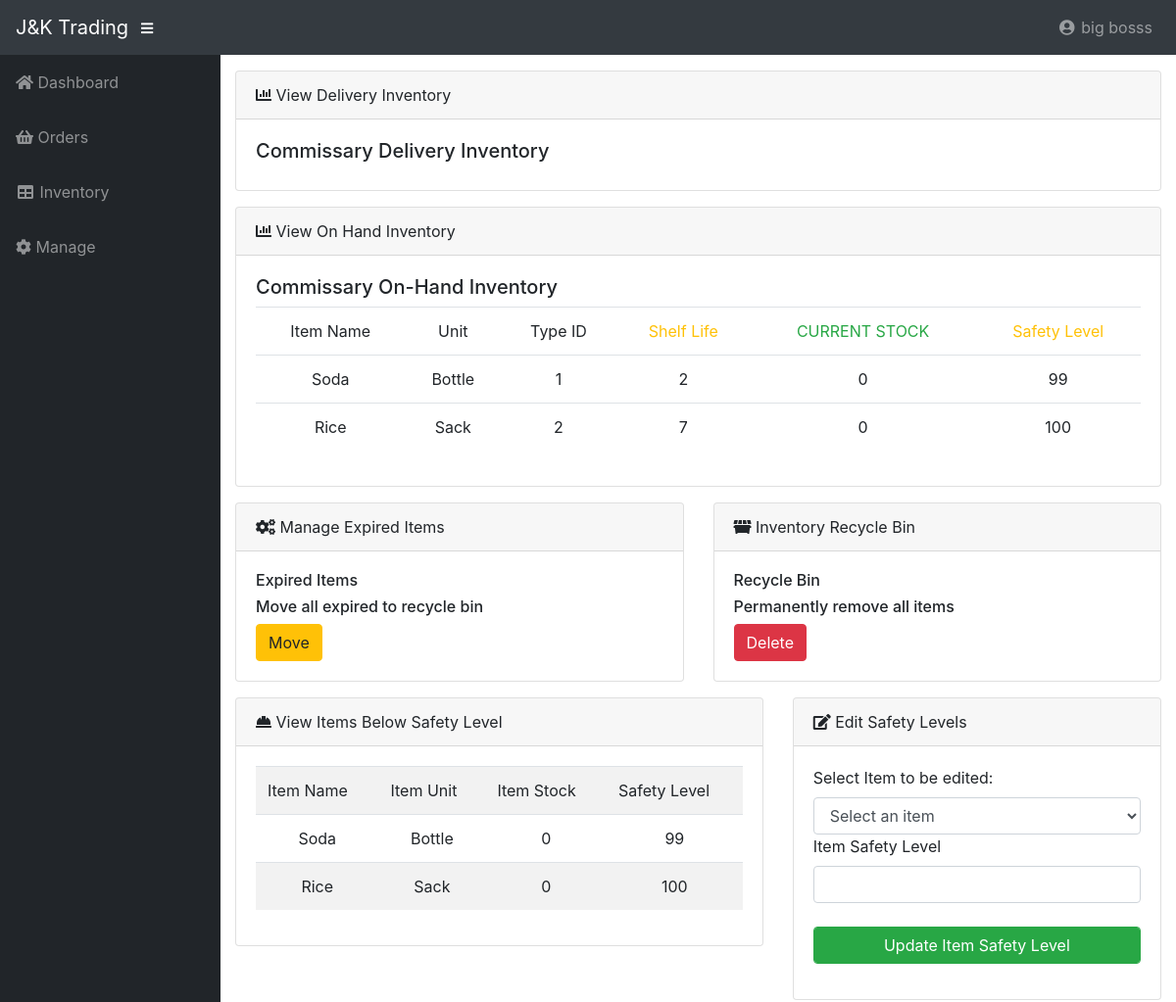
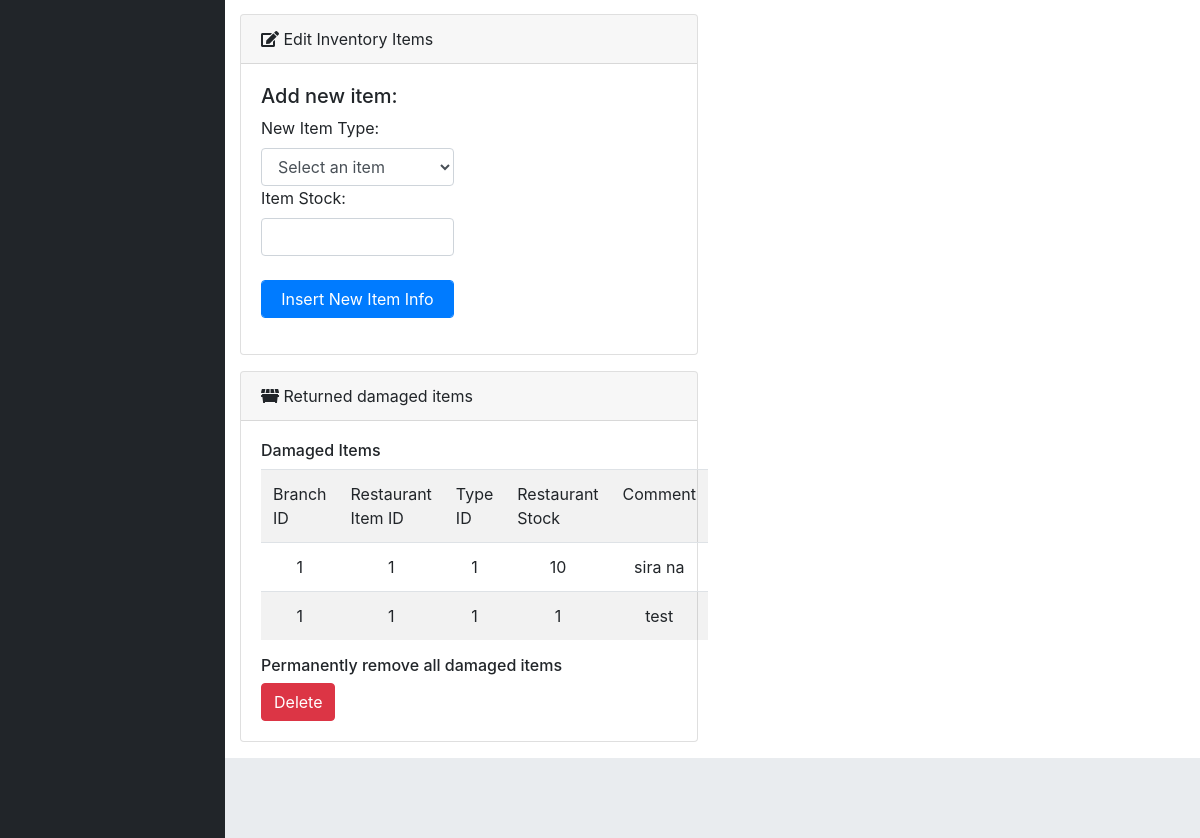
/JKTrading/inventory.php (signed in), run on the app's committed database (2 pictures, top to bottom).
### tables this page shows
CREATE TABLE IF NOT EXISTS `com_onhand_inventory` (
  `type_id` int(11) NOT NULL AUTO_INCREMENT,
  `item_name` varchar(50) NOT NULL,
  `item_unit` varchar(50) NOT NULL,
  `shelf_life` int(244) NOT NULL,
  `item_qty` int(11) NOT NULL,
  `safety_lvl` int(11) NOT NULL,
  KEY `type_id` (`type_id`)
);

CREATE TABLE IF NOT EXISTS `item_type` (
  `type_id` int(11) NOT NULL AUTO_INCREMENT,
  `item_name` varchar(50) NOT NULL,
  `item_unit` varchar(50) NOT NULL COMMENT 'kg / gallon / box / bottle',
  `shelf_life` int(244) NOT NULL COMMENT 'shelf life value is in days',
  PRIMARY KEY (`type_id`)
);

CREATE TABLE IF NOT EXISTS `commissary_dmgrecbin` (
  `branch_id` int(11) NOT NULL,
  `ritem_id` int(11) NOT NULL,
  `type_id` int(11) NOT NULL,
  `ritem_stock` int(11) NOT NULL,
  `remarks` varchar(300) NOT NULL
);

### JKTrading/inventory-ownercomm.php (the view, shortened to what this page needs)
<div class="row">
          <div class="col-lg-12">
            <div class="card mb-3">
              <div class="card-header">
                <i class="fas fa-chart-bar"></i> View Delivery Inventory
              </div>
              <div class="card-body">
                  <h5>Commissary Delivery Inventory</h5>
              </div>
            </div>
          </div>
          <div class="col-lg-12">
            <div class="card mb-3">
              <div class="card-header">
                <i class="fas fa-chart-bar"></i> View On Hand Inventory
              </div>
              <div class="card-body">
                  <h5>Commissary On-Hand Inventory</h5>
                  <?php
                    $sql = "SELECT b.item_name, b.item_unit, a.type_id,a.shelf_life, a.item_qty,a.safety_lvl FROM com_onhand_inventory as a INNER JOIN item_type as b ON a.type_id = b.type_id;";
                    $result = $conn->query($sql);
                    if ($result->num_rows > 0) {
                  ?>
                        <table class="table table-hover">
                          <tr>
                          <td align="center">Item Name</td>
                          <td align="center">Unit</td>
                          <td align="center">Type ID </td>
                          <td class="text-warning" align="center">Shelf Life</td>
                          <td class="text-success" align="center">CURRENT STOCK</td>
                          <td class="text-warning" align="center">Safety Level</td>
                          </tr>
                    <?php
                        while($row = $result->fetch_assoc()) {
                        ?>
                          <form action="" method="post">
                            <tr>
                              <td align ="center"><?php echo $row["item_name"] ?></td>
                              <td align ="center"><?php echo $row["item_unit"] ?></td>
                              <td align ="center"><?php echo $row["type_id"] ?></td>
                              <td align ="center"><?php echo $row["shelf_life"] ?></td>
                              <td align ="center"><?php echo $row["item_qty"] ?></td>
                              <td align ="center"><?php echo $row["safety_lvl"] ?></td>
                          </tr>
                        </form>
                    <?php
                      }
                        echo "</table>";
                      }
                     ?>
              </div>
            </div>
          </div>
        </div>
        <div class="row">
          <div class="col-lg-6">
            <div class="card mb-3">
              <div class="card-header">
                <i class="fas fa-cogs"></i> Manage Expired Items
              </div>
              <div class="card-body">
                <h6> Expired Items </h6>
                  <form method="POST">
                    <h6>Move all expired to recycle bin</h6>
                    <input type="submit" value="Move" name ="moveItems" class="btn btn-warning">
                  </form>
              </div>
            </div>
          </div>
          <div class="col-lg-6">
            <div class="card mb-3">
              <div class="card-header">
                <i class="fas fa-dumpster"></i> Inventory Recycle Bin
              </div>
              <div class="card-body">
                <h6>Recycle Bin</h6>
                <?php
                  $sql2 = "Update commissary_inventory as a ,item_type as b set expired_flag = 1 where ((DATEDIFF( CURRENT_DATE, dateModified_item))) >shelf_life and a.type_id=b.type_id";
                  $conn->query($sql2);
                ?>
                    <form method="POST">
                      <h6>Permanently remove all items</h6>
                      <input type="submit" value="Delete" name ="removeItems" class="btn btn-danger" >
                    </form>
              </div>
            </div>
          </div>
        </div>
        <div class="row">
          <div class="col-lg-7">
            <div class="card mb-3">
              <div class="card-header">
                <i class="fas fa-hard-hat"></i> View Items Below Safety Level
              </div>
              <div class="card-body">
                  <?php
                  $sql = "SELECT item_name, item_unit, item_qty,safety_lvl FROM com_onhand_inventory WHERE item_qty<safety_lvl";
                  $result = $conn->query($sql);
                  if ($result->num_rows > 0) {
                  ?>
                    <table class="table table-striped">
                      <tr>
                        <td>Item Name</td>
                        <td>Item Unit</td>
                        <td>Item Stock</td>
                        <td>Safety Level</td>
                      </tr>
                    <?php
                      while($row = $result->fetch_assoc()) {
                    ?>
                          <form action="" method="post">
                            <tr>
                              <td align ="center"><?php echo $row["item_name"] ?></td>
                              <td align ="center"><?php echo $row["item_unit"] ?></td>
                              <td align ="center"><?php echo $row["item_qty"] ?></td>
                              <td align ="center"><?php echo $row["safety_lvl"]?></td>
                            </tr>
                        </form>
                    <?php
                        }
                        echo "</table>";
                      }
                    ?>
              </div>
            </div>
          </div>
          <div class="col-lg-5">
            <div class="card mb-3">
              <div class="card-header">
                <i class="fas fa-edit"></i> Edit Safety Levels
              </div>
              <div class="card-body">
                  <form method="POST">
                    <div class="form-group">
                      <label>Select Item to be edited:</label>
                      <select name ="chosenID" class="form-control">
                        <option value "Select item ID" selected> Select an item </option>
                      </select>
                      <label>Item Safety Level</label>
                      <input type="text" value="" name="txtnewSafetyLevel" class="form-control">
                      <br>
                      <input type="submit" name ="submit" value="Update Item Safety Level" class="btn btn-success form-control">
                    </div>
                </form>
              </div>
            </div>
          </div>
        </div>
        <div class="row">
          <div class="col-lg-6">
            <div class="card mb-3">
              <div class="card-header">
                <i class="fas fa-edit"></i> Edit Inventory Items
              </div>
              <div class="card-body">
                <div class="row">
                  <div class="col-lg-6">
                    <form method="POST">
                      <div class="form-group">
                        <h5>Add new item:</h5>
                        <label>New Item Type:</label>
                        <select name ="newItem" class="form-control">
                          <option value "Select item ID" selected> Select an item</option>
                          <?php include 'common-db.php'; ?>
                        </select>
                     <label>Item Stock:</label>
                         <input type="text" value="" name="txtnewStock" class="form-control">
                             <br>
                        <input type="submit" value="Insert New Item Info" class="btn btn-primary form-control">
                      </div>
                    </form>
                  </div>
                </div>
              </div>
            </div>
          </div>
        </div>
        <div class="row">
        <div class="col-lg-6">
            <div class="card mb-3">
              <div class="card-header">
                <i class="fas fa-dumpster"></i> Returned damaged items
              </div>
              <div class="card-body">
                <h6>Damaged Items</h6>
                <?php
                $sql = "SELECT branch_id, ritem_id, type_id, ritem_stock, remarks FROM commissary_dmgrecbin";
                $result = $conn->query($sql);
                  if ($result->num_rows > 0) {
                ?>
                  <table class="table table-striped">
                  <tr>
                  <td>Branch ID &nbsp;&nbsp;</td>
                  <td>Restaurant Item ID &nbsp;&nbsp;</td>
                  <td>Type ID&nbsp;&nbsp;</td>
                  <td>Restaurant Stock&nbsp; &nbsp;</td>
                        <td align="center">Comment </td>
                  </tr>
                  <?php
                    while($row = $result->fetch_assoc()) {
                  ?>
                      <form action="" method="post">
                        <tr>
                        <td align ="center"><?php echo $row["branch_id"] ?></td>
                        <td align ="center"><?php echo $row["ritem_id"] ?></td>
                        <td align ="center"><?php echo $row["type_id"] ?></td>
                        <td align ="center"><?php echo $row["ritem_stock"] ?></td>
                        <td align ="center"><?php echo $row["remarks"] ?></td>
                        </tr>
                      </form>
                    <?php
                        }
                        echo "</table>";
                  }
                    ?>
                    <form method="POST">
                      <h6>Permanently remove all damaged items</h6>
                      <input type="submit" value="Delete" name ="removedmgItems" class="btn btn-danger" >
                    </form>
              </div>
            </div>
          </div>
        </div>

### data on the page
com_onhand_inventory: item_type.item_name "Soda", item_type.item_unit "Bottle", type_id "1", shelf_life "2", item_qty "0", safety_lvl "99", item_name "Soda", item_unit "Bottle"
com_onhand_inventory: item_type.item_name "Rice", item_type.item_unit "Sack", type_id "2", shelf_life "7", item_qty "0", safety_lvl "100", item_name "Rice", item_unit "Sack"
commissary_dmgrecbin: branch "1", ritem "1", type "1", ritem_stock "10", remarks "sira na"
commissary_dmgrecbin: branch "1", ritem "1", type "1", ritem_stock "1", remarks "test"

### other printed values
$sname "big bosss"
